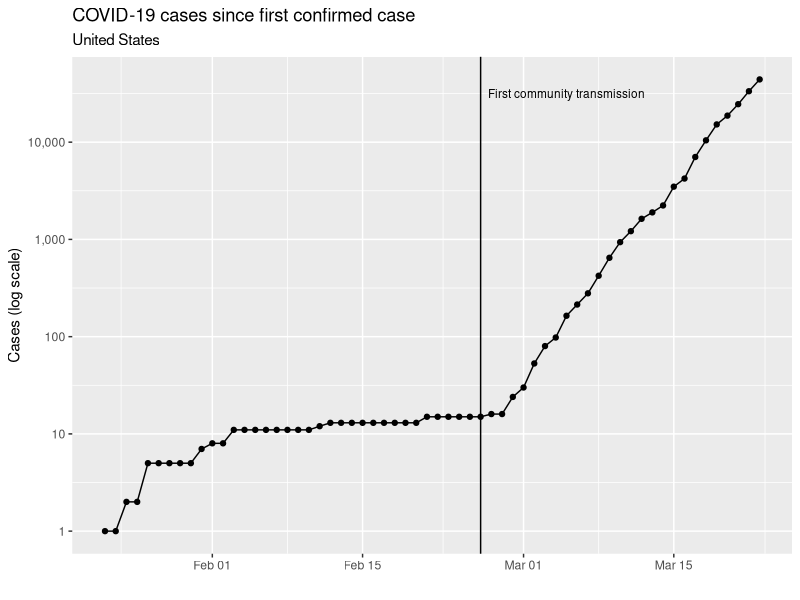
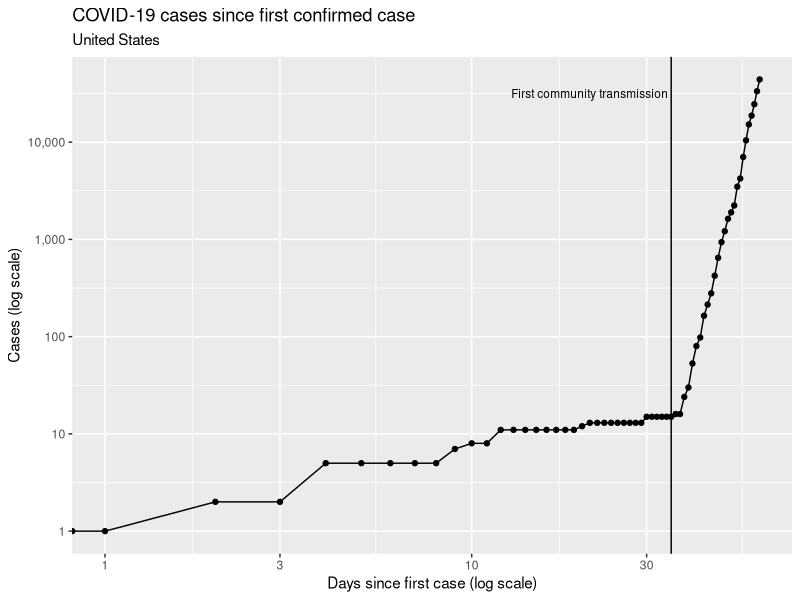

Reproduce these figures in R, in order.
library(tidyverse)

cases <- read_csv("COVID-19/covid19_cases.csv") %>%
  mutate(t = as.numeric(date - first_case_date),
         log_cases = log(cases))

# Linear regression models
case_model_exp <- lm(log_cases ~ t, data = cases %>% filter(date >= as.Date("2020-02-26")))
case_model_power <- lm(log_cases ~ log(t), data = cases %>% filter(date >= as.Date("2020-02-26")))

summary(case_model_exp)
summary(case_model_power)

# Plots
## Log scale
ggplot(cases, aes(x = date, y = cases)) +
  geom_vline(xintercept = as.Date("2020-02-26")) +
  geom_text(data = tibble(x = as.Date("2020-03-05"), y = 10000*sqrt(10), label = "First community transmission"),
            aes(x = x, y = y, label = label), size = 3) +
  geom_point() +
  geom_line() +
  scale_y_continuous(label = scales::comma, trans = "log10") +
  labs(title = "COVID-19 cases since first confirmed case", x = "", y = "Cases (log scale)", subtitle = "United States")

ggplot(cases, aes(x = t, y = cases)) +
  geom_vline(xintercept = 35) +
  geom_text(data = tibble(x = 21, y = 10000*sqrt(10), label = "First community transmission"),
            aes(x = x, y = y, label = label), size = 3) +
  geom_point() +
  geom_line() +
  scale_x_continuous(trans = "log10") +
  scale_y_continuous(label = scales::comma, trans = "log10") +
  labs(title = "COVID-19 cases since first confirmed case", x = "Days since first case (log scale)", y = "Cases (log scale)", 
       subtitle = "United States")